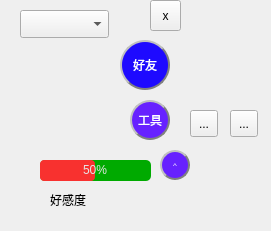
<?xml version="1.0" encoding="UTF-8"?>
<ui version="4.0">
 <class>ToolWindow</class>
 <widget class="QWizardPage" name="ToolWindow">
  <property name="geometry">
   <rect>
    <x>0</x>
    <y>0</y>
    <width>271</width>
    <height>231</height>
   </rect>
  </property>
  <property name="windowTitle">
   <string>WizardPage</string>
  </property>
  <widget class="QPushButton" name="change">
   <property name="enabled">
    <bool>true</bool>
   </property>
   <property name="geometry">
    <rect>
     <x>160</x>
     <y>150</y>
     <width>30</width>
     <height>30</height>
    </rect>
   </property>
   <property name="minimumSize">
    <size>
     <width>30</width>
     <height>30</height>
    </size>
   </property>
   <property name="maximumSize">
    <size>
     <width>30</width>
     <height>30</height>
    </size>
   </property>
   <property name="font">
    <font>
     <pointsize>6</pointsize>
    </font>
   </property>
   <property name="styleSheet">
    <string notr="true">QPushButton{
background-color:rgb(103, 33, 255);
color:rgb(255, 255, 255);
border-radius:15px;
border:2px groove gray;
border-style:outset;
}</string>
   </property>
   <property name="text">
    <string>^</string>
   </property>
  </widget>
  <widget class="QPushButton" name="tools">
   <property name="enabled">
    <bool>true</bool>
   </property>
   <property name="geometry">
    <rect>
     <x>130</x>
     <y>100</y>
     <width>40</width>
     <height>40</height>
    </rect>
   </property>
   <property name="minimumSize">
    <size>
     <width>40</width>
     <height>40</height>
    </size>
   </property>
   <property name="maximumSize">
    <size>
     <width>40</width>
     <height>40</height>
    </size>
   </property>
   <property name="styleSheet">
    <string notr="true">QPushButton{
background-color:rgb(103, 33, 255);
color:rgb(255, 255, 255);
border-radius:20px;
border:2px groove gray;
border-style:outset;
}</string>
   </property>
   <property name="text">
    <string>工具</string>
   </property>
  </widget>
  <widget class="QPushButton" name="friends">
   <property name="enabled">
    <bool>true</bool>
   </property>
   <property name="geometry">
    <rect>
     <x>120</x>
     <y>40</y>
     <width>50</width>
     <height>50</height>
    </rect>
   </property>
   <property name="minimumSize">
    <size>
     <width>50</width>
     <height>50</height>
    </size>
   </property>
   <property name="maximumSize">
    <size>
     <width>50</width>
     <height>50</height>
    </size>
   </property>
   <property name="styleSheet">
    <string notr="true">QPushButton{
background-color:rgb(30, 10, 255);
color:rgb(255, 255, 255);
border-radius:25px;
border:2px groove gray;
border-style:outset;
}</string>
   </property>
   <property name="text">
    <string>好友</string>
   </property>
  </widget>
  <widget class="QProgressBar" name="progressBar">
   <property name="geometry">
    <rect>
     <x>40</x>
     <y>160</y>
     <width>111</width>
     <height>21</height>
    </rect>
   </property>
   <property name="styleSheet">
    <string notr="true">QProgressBar#progressBar
{
      border:none;   /*无边框*/
      background:rgb(0, 170, 0);
      border-radius:5px;
      text-align:center;   /*文本的位置*/
      color: rgb(229, 229, 229);  /*文本颜色*/
}
 
QProgressBar::chunk 
{
      background-color:rgb(248, 49, 47);
      border-radius:4px;
}</string>
   </property>
   <property name="value">
    <number>50</number>
   </property>
   <property name="textVisible">
    <bool>true</bool>
   </property>
   <property name="orientation">
    <enum>Qt::Horizontal</enum>
   </property>
  </widget>
  <widget class="QLabel" name="label">
   <property name="geometry">
    <rect>
     <x>50</x>
     <y>190</y>
     <width>69</width>
     <height>20</height>
    </rect>
   </property>
   <property name="text">
    <string>好感度</string>
   </property>
  </widget>
  <widget class="QComboBox" name="comboBox">
   <property name="geometry">
    <rect>
     <x>20</x>
     <y>10</y>
     <width>89</width>
     <height>28</height>
    </rect>
   </property>
  </widget>
  <widget class="QToolButton" name="closetool">
   <property name="geometry">
    <rect>
     <x>150</x>
     <y>0</y>
     <width>31</width>
     <height>31</height>
    </rect>
   </property>
   <property name="text">
    <string>x</string>
   </property>
  </widget>
  <widget class="QToolButton" name="jietu">
   <property name="geometry">
    <rect>
     <x>190</x>
     <y>110</y>
     <width>28</width>
     <height>27</height>
    </rect>
   </property>
   <property name="text">
    <string>...</string>
   </property>
   <property name="icon">
    <iconset resource="res.qrc">
     <normaloff>:/res/jietu.png</normaloff>:/res/jietu.png</iconset>
   </property>
  </widget>
  <widget class="QToolButton" name="paint">
   <property name="geometry">
    <rect>
     <x>230</x>
     <y>110</y>
     <width>28</width>
     <height>27</height>
    </rect>
   </property>
   <property name="text">
    <string>...</string>
   </property>
   <property name="icon">
    <iconset resource="res.qrc">
     <normaloff>:/res/paint.png</normaloff>:/res/paint.png</iconset>
   </property>
  </widget>
  <widget class="QLabel" name="chatMessage">
   <property name="geometry">
    <rect>
     <x>30</x>
     <y>210</y>
     <width>171</width>
     <height>16</height>
    </rect>
   </property>
   <property name="text">
    <string/>
   </property>
  </widget>
 </widget>
 <resources>
  <include location="res.qrc"/>
 </resources>
 <connections/>
</ui>
